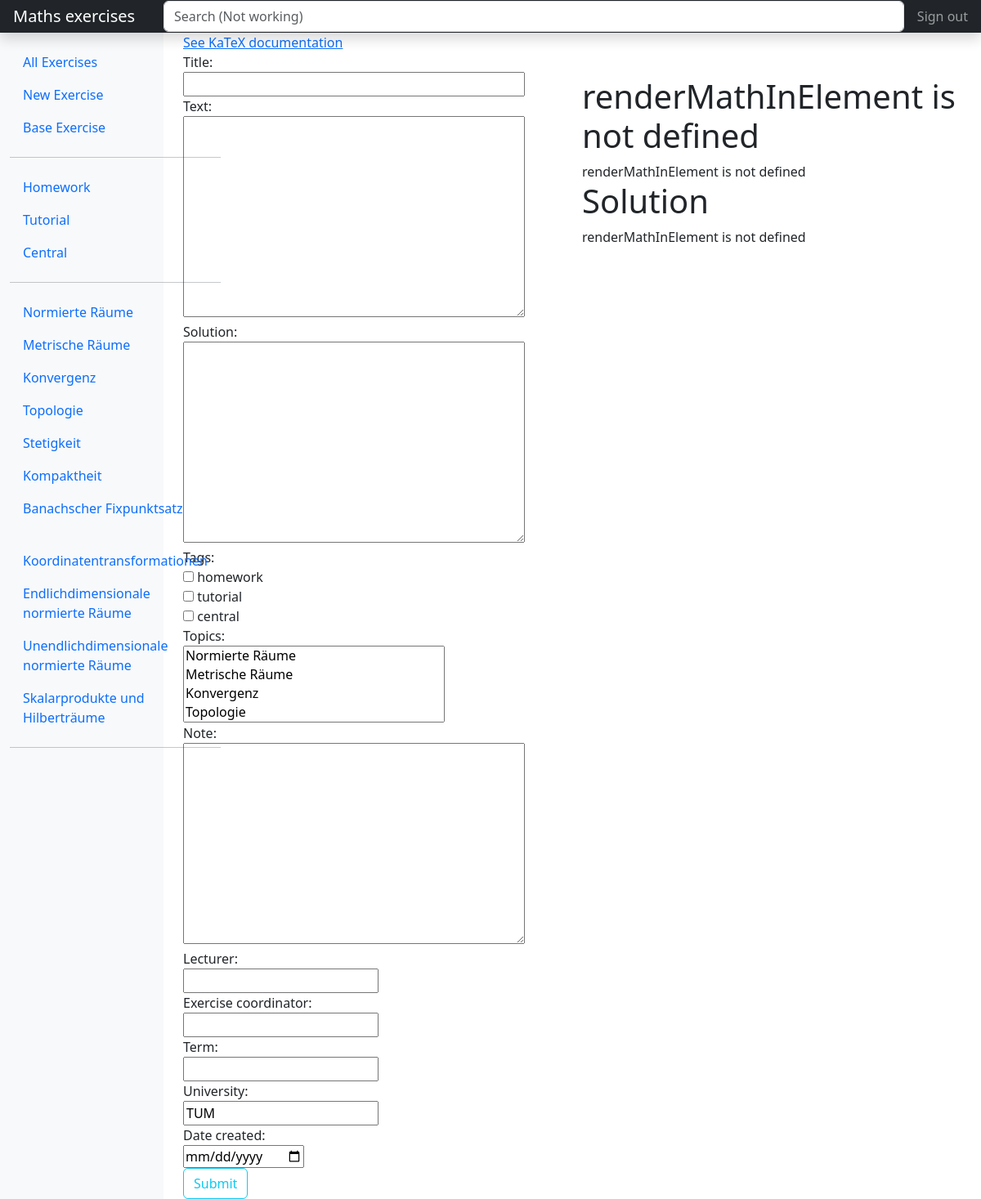
The app's page /exercise/new/ with its own data.
### exercises/models.py (models this page shows)
class Tag(models.Model):
    title = models.CharField(max_length=200)
    def __str__(self):
        return self.title

class Topic(models.Model):
    title = models.CharField(max_length=200)
    def __str__(self):
        return self.title

### exercises/views.py (the view)
# urls.py: path("exercise/new/", views.ExerciseCreateView.as_view(), name="exercise-create"),
class ExerciseCreateView(CreateView):
    model = Exercise
    form_class = ExerciseCreateForm

### exercises/forms.py
class ExerciseCreateForm(forms.ModelForm):
    class Meta:
        model = Exercise
        fields = [
            "title",
            "text",
            "solution",
            "tags",
            "topics",
            "note",
            "lecturer",
            "exercise_coordinator",
            "term",
            "university",
            "date",
        ]
        widgets = {
            "date": forms.widgets.DateInput(attrs={"type": "date"}),
            "tags": forms.CheckboxSelectMultiple,
        }

### exercises/context_processors.py (called while the page is built)
def custom_data(request):
    tags = Tag.objects.all()
    topics = Topic.objects.all()
    data = {"tags_list": tags, "topics_list": topics}
    return data

### exercises/templates/exercises/exercise_form.html (shortened to what this page needs)
{% extends "exercises/base.html" %}
{% load crispy_forms_tags %}
{% block content %}
<div class="text-start">
    <a href="https://katex.org/">See KaTeX documentation</a>
    <div class="row">
        <div class="col">
            <form method="POST">
                {% for field in form %}
                <div class="form-group">
                    <label for="{{ field.id_for_label }}">{{ field.label }}:</label>
                </div>
                {{ field }}
                {% endfor %}
                <div>
                    <button class="btn btn-outline-info text-start" type="submit">Submit</button>
                </div>
            </form>
        </div>
        <div class="col">
            <h1 class="title" id="exercise_title"></h1>
            <div id="demo-output"></div>
            <h1>Solution</h1>
            <div id="demo-output2"></div>
        </div>
    </div>
</div>
{% endblock %}

### exercises/templates/exercises/base.html (shortened to what this page needs)
{% load static %}
<!DOCTYPE html>
<html lang="en">
<head>
    <link href="https://cdn.jsdelivr.net/npm/bootstrap@5.3.0/dist/css/bootstrap.min.css" rel="stylesheet"
>
    <link rel="stylesheet" type="text/css" href="{% static 'exercises/main.css' %}">
    <link rel="stylesheet" href="https://cdn.jsdelivr.net/npm/katex@0.16.8/dist/katex.min.css"
>
</head>
<body>
    <header class="navbar navbar-dark sticky-top bg-dark flex-md-nowrap p-0 shadow">
        <a class="navbar-brand col-md-3 col-lg-2 me-0 px-3" href="{% url 'index' %}">Maths exercises</a>
        <input class="form-control form-control-dark w-100" type="text" placeholder="Search (Not working)"
            aria-label="Search">
        <ul class="navbar-nav px-3">
            <li class="nav-item text-nowrap">
                <a class="nav-link" href="#">Sign out</a>
            </li>
        </ul>
    </header>
    <div class="container-fluid">
        <div class="row">
            <nav id="sidebarMenu" class="col-lg-2 d-md-block bg-light sidebar collapse">
                <div class="position-sticky pt-3">
                    <ul class="nav flex-column">
                        <li class="nav-item">
                            <a class="nav-link active" aria-current="page" href="{% url 'index' %}">
                                All Exercises
                            </a>
                        </li>
                        <li class="nav-item">
                            <a class="nav-link active" aria-current="page" href="{% url 'exercise-create' %}">
                                New Exercise
                            </a>
                        </li>
                        <li class="nav-item">
                            <a class="nav-link active" aria-current="page" href="{% url 'base-exercise-update' %}">
                                Base Exercise
                            </a>
                        </li>
                        <hr>
                        {% for tag in tags_list %}
                        <li class="nav-item">
                            <a class="nav-link active" aria-current="page" href="{% url 'tag' tag %}">
                                {{ tag|capfirst }}
                            </a>
                        </li>
                        {% endfor %}
                        <hr>
                        {% for topic in topics_list %}
                        <li class="nav-item">
                            <a class="nav-link active" aria-current="page" href="{% url 'topic' topic %}">
                                {{ topic|capfirst }}
                            </a>
                        </li>
                        {% endfor %}
                        <hr>
                    </ul>
                </div>
            </nav>
            <main class="col-md-9 ms-sm-auto col-lg-10 px-md-4">
                {% block content %}{% endblock %}
            </main>
        </div>
    </div>
</body>
</html>

### exercises/static/exercises/main.css (style rules this page uses)
#id_title { width: 90%; }
#id_text { width: 90%; height: auto; }
#id_solution { width: 90%; height: auto; }
#id_note { width: 90%; height: auto; }
#exercise_title { margin-top: 30px; }

### records on screen
Tag: title "Homework"
Tag: title "Tutorial"
Tag: title "Central"
Topic: title "Normierte Räume"
Topic: title "Metrische Räume"
Topic: title "Konvergenz"
Topic: title "Topologie"
Topic: title "Stetigkeit"
Topic: title "Kompaktheit"
Topic: title "Banachscher Fixpunktsatz"
Topic: title "Koordinatentransformationen"
Topic: title "Endlichdimensionale normierte Räume"
Topic: title "Unendlichdimensionale normierte Räume"
Topic: title "Skalarprodukte und Hilberträume"

### other values on screen
{{ field.label }} "Title" "Text" "Solution" "Tags" "Topics" "Note" "Lecturer" "Exercise coordinator" "Term" "University" "Date created"
